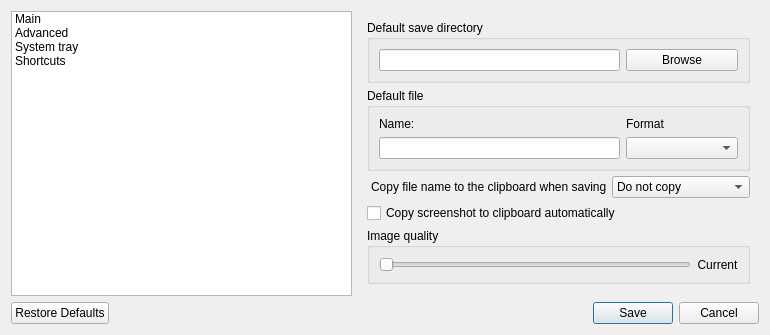
<?xml version="1.0" encoding="UTF-8"?>
<ui version="4.0">
 <class>configwidget</class>
 <widget class="QWidget" name="configwidget">
  <property name="geometry">
   <rect>
    <x>0</x>
    <y>0</y>
    <width>770</width>
    <height>335</height>
   </rect>
  </property>
  <property name="minimumSize">
   <size>
    <width>0</width>
    <height>0</height>
   </size>
  </property>
  <property name="maximumSize">
   <size>
    <width>16777215</width>
    <height>16777215</height>
   </size>
  </property>
  <property name="windowTitle">
   <string>Options</string>
  </property>
  <layout class="QVBoxLayout" name="verticalLayout_8">
   <item>
    <layout class="QHBoxLayout" name="horizontalLayout_3">
     <item>
      <widget class="QListWidget" name="listWidget">
       <item>
        <property name="text">
         <string>Main</string>
        </property>
       </item>
       <item>
        <property name="text">
         <string>Advanced</string>
        </property>
       </item>
       <item>
        <property name="text">
         <string>System tray</string>
        </property>
       </item>
       <item>
        <property name="text">
         <string>Shortcuts</string>
        </property>
       </item>
      </widget>
     </item>
     <item>
      <widget class="QStackedWidget" name="stackedWidget">
       <property name="sizePolicy">
        <sizepolicy hsizetype="Preferred" vsizetype="Preferred">
         <horstretch>0</horstretch>
         <verstretch>0</verstretch>
        </sizepolicy>
       </property>
       <property name="currentIndex">
        <number>0</number>
       </property>
       <widget class="QWidget" name="page_6">
        <layout class="QVBoxLayout" name="verticalLayout">
         <property name="spacing">
          <number>5</number>
         </property>
         <item>
          <widget class="QGroupBox" name="groupBox">
           <property name="title">
            <string>Default save directory</string>
           </property>
           <layout class="QHBoxLayout" name="horizontalLayout_4">
            <item>
             <widget class="QLineEdit" name="editDir">
              <property name="toolTip">
               <string>Path to default selection dir for saving</string>
              </property>
             </widget>
            </item>
            <item>
             <widget class="QPushButton" name="buttonBrowse">
              <property name="minimumSize">
               <size>
                <width>112</width>
                <height>0</height>
               </size>
              </property>
              <property name="toolTip">
               <string>Browse filesystem</string>
              </property>
              <property name="text">
               <string>Browse</string>
              </property>
             </widget>
            </item>
           </layout>
          </widget>
         </item>
         <item>
          <widget class="QGroupBox" name="groupBox_1">
           <property name="title">
            <string>Default file</string>
           </property>
           <layout class="QHBoxLayout" name="horizontalLayout_5">
            <item>
             <layout class="QHBoxLayout" name="horizontalLayout_14">
              <property name="rightMargin">
               <number>0</number>
              </property>
              <item>
               <layout class="QVBoxLayout" name="verticalLayout_7">
                <item>
                 <widget class="QLabel" name="labFilename">
                  <property name="text">
                   <string>Name:</string>
                  </property>
                 </widget>
                </item>
                <item>
                 <widget class="QLineEdit" name="editFileName">
                  <property name="toolTip">
                   <string>Default filename</string>
                  </property>
                 </widget>
                </item>
               </layout>
              </item>
              <item>
               <layout class="QVBoxLayout" name="verticalLayout_9">
                <item>
                 <widget class="QLabel" name="labFormat">
                  <property name="text">
                   <string>Format</string>
                  </property>
                 </widget>
                </item>
                <item>
                 <widget class="QComboBox" name="cbxFormat">
                  <property name="minimumSize">
                   <size>
                    <width>112</width>
                    <height>0</height>
                   </size>
                  </property>
                  <property name="toolTip">
                   <string>Default saving image format</string>
                  </property>
                 </widget>
                </item>
               </layout>
              </item>
             </layout>
            </item>
           </layout>
          </widget>
         </item>
         <item>
          <layout class="QHBoxLayout" name="horizontalLayout_11">
           <property name="leftMargin">
            <number>4</number>
           </property>
           <item>
            <widget class="QLabel" name="labCopyFileName">
             <property name="text">
              <string>Copy file name to the clipboard when saving</string>
             </property>
            </widget>
           </item>
           <item>
            <widget class="QComboBox" name="cbxCopyFileName">
             <property name="sizePolicy">
              <sizepolicy hsizetype="Fixed" vsizetype="Fixed">
               <horstretch>0</horstretch>
               <verstretch>0</verstretch>
              </sizepolicy>
             </property>
             <item>
              <property name="text">
               <string>Do not copy</string>
              </property>
             </item>
             <item>
              <property name="text">
               <string>Copy file name only</string>
              </property>
             </item>
             <item>
              <property name="text">
               <string>Copy full file path</string>
              </property>
             </item>
            </widget>
           </item>
          </layout>
         </item>
         <item>
          <widget class="QCheckBox" name="checkAutoCopy">
           <property name="toolTip">
            <string>Copy the screenshot to the clipboard automatically after capturing.
Note: the clipboard content may be lost when ScreenGrab quits unless a clipboard manager is running.</string>
           </property>
           <property name="text">
            <string>Copy screenshot to clipboard automatically</string>
           </property>
          </widget>
         </item>
         <item>
          <widget class="QGroupBox" name="groupQuality">
           <property name="title">
            <string>Image quality</string>
           </property>
           <layout class="QHBoxLayout" name="horizontalLayout_2">
            <item>
             <widget class="QSlider" name="slideImgQuality">
              <property name="toolTip">
               <string>Image quality (1 - small file, 100 - high quality)</string>
              </property>
              <property name="maximum">
               <number>100</number>
              </property>
              <property name="singleStep">
               <number>1</number>
              </property>
              <property name="orientation">
               <enum>Qt::Horizontal</enum>
              </property>
             </widget>
            </item>
            <item>
             <widget class="QLabel" name="labImgQualityCurrent">
              <property name="text">
               <string notr="true">Current</string>
              </property>
              <property name="alignment">
               <set>Qt::AlignCenter</set>
              </property>
             </widget>
            </item>
           </layout>
          </widget>
         </item>
         <item>
          <spacer name="verticalSpacer_5">
           <property name="orientation">
            <enum>Qt::Vertical</enum>
           </property>
           <property name="sizeHint" stdset="0">
            <size>
             <width>20</width>
             <height>298</height>
            </size>
           </property>
          </spacer>
         </item>
        </layout>
       </widget>
       <widget class="QWidget" name="page_2">
        <layout class="QVBoxLayout" name="verticalLayout_3">
         <property name="spacing">
          <number>5</number>
         </property>
         <property name="topMargin">
          <number>0</number>
         </property>
         <property name="rightMargin">
          <number>0</number>
         </property>
         <property name="bottomMargin">
          <number>0</number>
         </property>
         <item>
          <layout class="QHBoxLayout" name="horizontalLayout_10">
           <property name="leftMargin">
            <number>16</number>
           </property>
          </layout>
         </item>
         <item>
          <widget class="QCheckBox" name="checkIncDate">
           <property name="toolTip">
            <string>Inserting current date time into saved filename</string>
           </property>
           <property name="text">
            <string>Insert current date and time in file name</string>
           </property>
          </widget>
         </item>
         <item>
          <layout class="QHBoxLayout" name="horizontalLayout_8">
           <item>
            <widget class="QLabel" name="labMask">
             <property name="text">
              <string>Template: </string>
             </property>
            </widget>
           </item>
           <item>
            <widget class="QLineEdit" name="editDateTmeTpl">
             <property name="sizePolicy">
              <sizepolicy hsizetype="Minimum" vsizetype="Fixed">
               <horstretch>0</horstretch>
               <verstretch>0</verstretch>
              </sizepolicy>
             </property>
             <property name="minimumSize">
              <size>
               <width>256</width>
               <height>0</height>
              </size>
             </property>
            </widget>
           </item>
          </layout>
         </item>
         <item>
          <widget class="QLabel" name="labMaskExample">
           <property name="text">
            <string>Example: </string>
           </property>
           <property name="alignment">
            <set>Qt::AlignCenter</set>
           </property>
          </widget>
         </item>
         <item>
          <widget class="QCheckBox" name="checkAutoSave">
           <property name="toolTip">
            <string>Automatically saving screenshots in grabbing process</string>
           </property>
           <property name="text">
            <string>Autosave screenshot</string>
           </property>
          </widget>
         </item>
         <item>
          <layout class="QHBoxLayout" name="horizontalLayout_12">
           <property name="leftMargin">
            <number>16</number>
           </property>
           <item>
            <widget class="QCheckBox" name="checkAutoSaveFirst">
             <property name="text">
              <string>Save first screenshot</string>
             </property>
            </widget>
           </item>
          </layout>
         </item>
         <item>
          <widget class="QCheckBox" name="checkAllowCopies">
           <property name="toolTip">
            <string>Allow run multiplies copy of ScreenGrab</string>
           </property>
           <property name="text">
            <string>Allow multiple instances of ScreenGrab</string>
           </property>
          </widget>
         </item>
         <item>
          <widget class="QCheckBox" name="cbxEnableExtView">
           <property name="toolTip">
            <string>Open in external viewer on double click</string>
           </property>
           <property name="text">
            <string>Enable external viewer</string>
           </property>
          </widget>
         </item>
         <item>
          <widget class="QCheckBox" name="checkFitInside">
           <property name="toolTip">
            <string>If this is unchecked, the selected area
might become larger to fit to outer edges</string>
           </property>
           <property name="text">
            <string>Fit to edges inside selected area by right clicking</string>
           </property>
          </widget>
         </item>
         <item>
          <widget class="QCheckBox" name="checkLastScreen">
           <property name="toolTip">
            <string>With multiple screens</string>
           </property>
           <property name="text">
            <string>Remember last selected screen in next session</string>
           </property>
          </widget>
         </item>
         <item>
          <widget class="QGroupBox" name="checkNotify">
           <property name="title">
            <string>Notify on saving and copying</string>
           </property>
           <property name="checkable">
            <bool>true</bool>
           </property>
           <layout class="QHBoxLayout" name="horizontalLayout_6">
            <item>
             <widget class="QLabel" name="label">
              <property name="text">
               <string>Duration:</string>
              </property>
             </widget>
            </item>
            <item>
             <widget class="QSpinBox" name="spinDuration">
              <property name="suffix">
               <string> sec</string>
              </property>
              <property name="minimum">
               <number>1</number>
              </property>
              <property name="maximum">
               <number>60</number>
              </property>
             </widget>
            </item>
            <item>
             <spacer name="horizontalSpacer">
              <property name="orientation">
               <enum>Qt::Horizontal</enum>
              </property>
              <property name="sizeHint" stdset="0">
               <size>
                <width>40</width>
                <height>20</height>
               </size>
              </property>
             </spacer>
            </item>
           </layout>
          </widget>
         </item>
         <item>
          <spacer name="verticalSpacer_2">
           <property name="orientation">
            <enum>Qt::Vertical</enum>
           </property>
           <property name="sizeHint" stdset="0">
            <size>
             <width>20</width>
             <height>5</height>
            </size>
           </property>
          </spacer>
         </item>
        </layout>
       </widget>
       <widget class="QWidget" name="page_4">
        <layout class="QVBoxLayout" name="verticalLayout_13">
         <property name="spacing">
          <number>5</number>
         </property>
         <property name="topMargin">
          <number>0</number>
         </property>
         <property name="rightMargin">
          <number>0</number>
         </property>
         <property name="bottomMargin">
          <number>0</number>
         </property>
         <item>
          <layout class="QVBoxLayout" name="verticalLayout_4">
           <item>
            <widget class="QCheckBox" name="checkShowTray">
             <property name="text">
              <string>Show ScreenGrab in the system tray</string>
             </property>
            </widget>
           </item>
           <item>
            <widget class="QCheckBox" name="checkInTray">
             <property name="toolTip">
              <string>Minimize to tray on click close button</string>
             </property>
             <property name="text">
              <string>Minimize to tray when closing</string>
             </property>
            </widget>
           </item>
           <item>
            <spacer name="verticalSpacer_3">
             <property name="orientation">
              <enum>Qt::Vertical</enum>
             </property>
             <property name="sizeHint" stdset="0">
              <size>
               <width>20</width>
               <height>40</height>
              </size>
             </property>
            </spacer>
           </item>
          </layout>
         </item>
        </layout>
       </widget>
       <widget class="QWidget" name="page_5">
        <layout class="QVBoxLayout" name="verticalLayout_14">
         <property name="topMargin">
          <number>0</number>
         </property>
         <property name="rightMargin">
          <number>0</number>
         </property>
         <property name="bottomMargin">
          <number>0</number>
         </property>
         <item>
          <widget class="QTreeWidget" name="treeKeys">
           <property name="editTriggers">
            <set>QAbstractItemView::NoEditTriggers</set>
           </property>
           <column>
            <property name="text">
             <string>Action</string>
            </property>
           </column>
           <column>
            <property name="text">
             <string>Shortcut</string>
            </property>
           </column>
           <item>
            <property name="text">
             <string>New screen</string>
            </property>
           </item>
           <item>
            <property name="text">
             <string>Save screen</string>
            </property>
           </item>
           <item>
            <property name="text">
             <string>Copy screen</string>
            </property>
           </item>
           <item>
            <property name="text">
             <string>Options</string>
            </property>
           </item>
           <item>
            <property name="text">
             <string>Quit</string>
            </property>
           </item>
          </widget>
         </item>
         <item>
          <layout class="QHBoxLayout" name="horizontalLayout_9">
           <item>
            <widget class="QLabel" name="labUsedShortcut">
             <property name="text">
              <string>Selected shortcut:</string>
             </property>
            </widget>
           </item>
           <item>
            <widget class="QKeySequenceWidget" name="keyWidget" native="true">
             <property name="noneText" stdset="0">
              <string>Not defined</string>
             </property>
            </widget>
           </item>
          </layout>
         </item>
        </layout>
       </widget>
      </widget>
     </item>
    </layout>
   </item>
   <item>
    <layout class="QHBoxLayout" name="horizontalLayout">
     <item>
      <widget class="QDialogButtonBox" name="buttonBox">
       <property name="standardButtons">
        <set>QDialogButtonBox::Cancel|QDialogButtonBox::RestoreDefaults|QDialogButtonBox::Save</set>
       </property>
      </widget>
     </item>
    </layout>
   </item>
  </layout>
 </widget>
 <customwidgets>
  <customwidget>
   <class>QKeySequenceWidget</class>
   <extends>QWidget</extends>
   <header>qkeysequencewidget.h</header>
  </customwidget>
 </customwidgets>
 <resources/>
 <connections/>
</ui>
